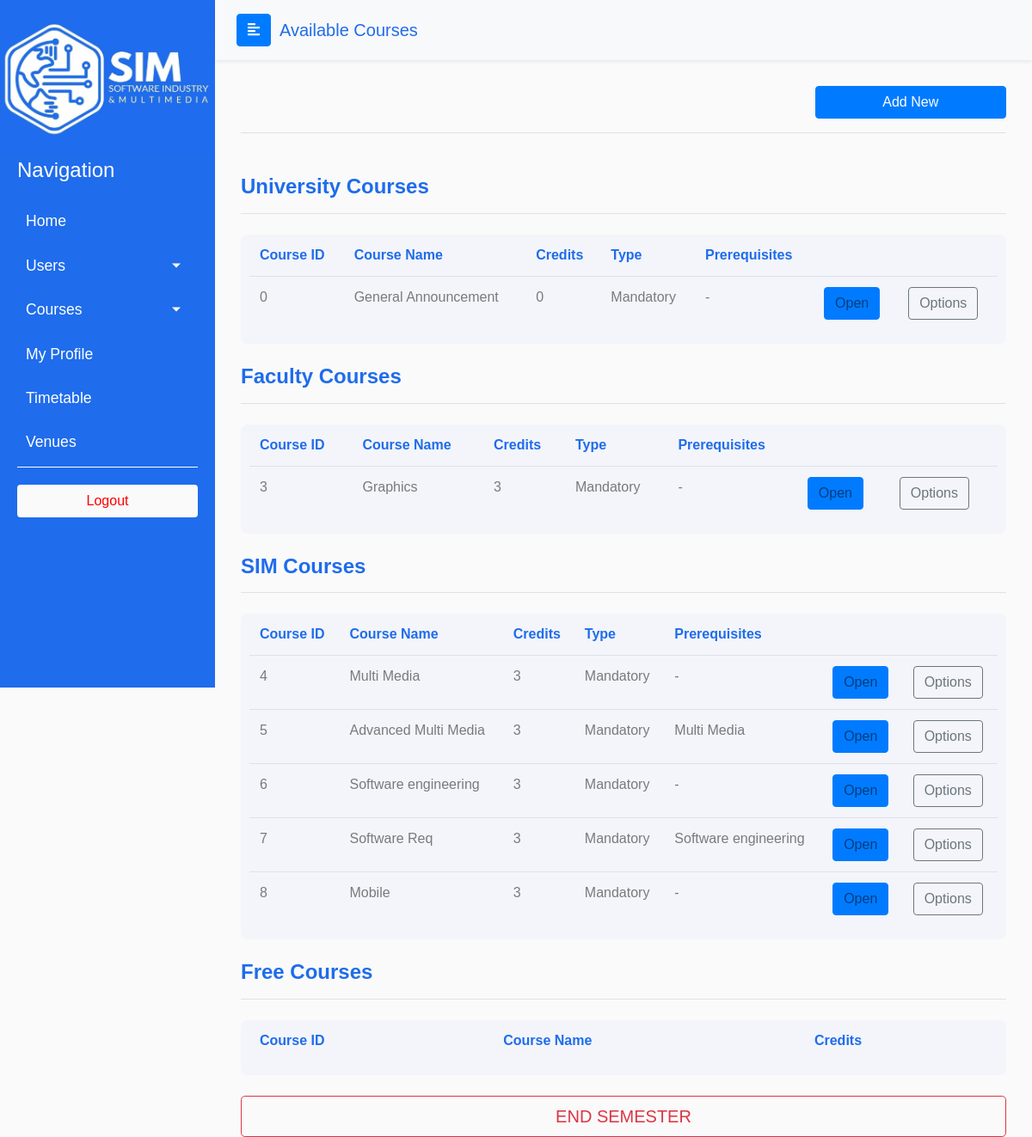
Page /admin/available_courses_t.php on the committed database.
### tables this page shows
CREATE TABLE `courses` (
  `course_id` int(12) NOT NULL,
  `name` varchar(255) NOT NULL,
  `credits` int(11) NOT NULL,
  `has_preq` tinyint(1) DEFAULT NULL,
  `has_labs` tinyint(1) DEFAULT NULL,
  `has_practical` tinyint(1) DEFAULT NULL,
  `category` varchar(20) NOT NULL DEFAULT 'university',
  `elective` varchar(5) NOT NULL DEFAULT 'no'
);

### includes/Admin/sas/functions.php (called while the page is built, shortened)
<?php
include_once dirname(__FILE__, 2) . "\\utils\\iniclude_utils_files.php";
function getAvailableCourses($category)
{
    global $conn;
    $query = "SELECT c.* FROM courses c
    LEFT JOIN open_courses oc ON oc.course_id = c.course_id
     WHERE c.category='{$category}' AND oc.course_id IS NULL";
    $query_result = mysqli_query($conn, $query);
    return $query_result;
}
function getCoursePrerequisite($courseId)
{
    global $conn;
    $prerequisite = "-";
    $preq_query = "SELECT name from prerequisites p
    INNER JOIN courses c on p.prerequisite_id = c.course_id
    WHERE p.id_course = $courseId";
    $preq_query_result = mysqli_query($conn, $preq_query);
    $data = mysqli_fetch_assoc($preq_query_result);
    if (mysqli_num_rows($preq_query_result)) {
        $prerequisite = $data['name'];
    }
    return $prerequisite;
}

### admin/available_courses_t.php (the view, shortened to what this page needs)
<?php
include "../includes/functions.php";
include dirname(__FILE__, 2) . "\\includes\\Admin\\sas\\functions.php";
?>
<!DOCTYPE html>
<html>
<head>
  <?php include "../includes/bootstrap_styles_start.php"; ?>
  <link rel="stylesheet" href="css/available_courses.css">
  <link rel="stylesheet" href="css/table.css">
</head>
<body>
  <div class="wrapper">
    <?php include "../includes/admin_sidebar.php"; ?>
    <div id="content">
      <nav class="navbar navbar-expand-lg sticky-top navbar-light bg-light shadow-sm">
        <div class="container-fluid">
        <button type="button" id="sidebarCollapse" class="btn btn-primary">
          <i class="fas fa-align-left"></i>
        </button>
        <a class="navbar-brand" id="page-title" href="#">Available Courses</a>
      </nav>
      <div class="page-body">
        <div class="container-fluid">
          <div class="row justify-content-end">
              <a href="add_new_course.php" class=" btn btn-primary btn-block w-25 ml-auto">Add New</a>
          </div>
        </div>
        <hr class="mb-4">
        <br>
        <h4 class="font-weight-bold" style=" color:rgb(31,108,236);">University Courses</h4>
        <hr class="mb-4">
        <div class="table-container table-responsive">
          <table class="table">
            <thead>
              <tr>
                <th scope="col">Course ID</th>
                <th scope="col">Course Name</th>
                <th scope="col">Credits</th>
                <th scope="col">Type</th>
                <th scope="col">Prerequisites</th>
              </tr>
            </thead>
            <tbody>
              <?php
                $university_courses = getAvailableCourses('university');
                while ($row = mysqli_fetch_assoc($university_courses)) {
                  $cname = $row['name'];
                  $id = $row['course_id'];
                  $credits = $row['credits'];
                  $type = $row['elective'] == "yes" ? "Elective" : "Mandatory";
                  $prerequisite = getCoursePrerequisite($id);
              ?>
                <tr>
                  <td><?php echo $id ?></td>
                  <td><?php echo $cname ?></td>
                  <td><?php echo $credits ?></td>
                  <td><?php echo $type ?></td>
                  <td><?php echo $prerequisite ?></td>
                  <td><a data-id='<?php echo $id ?>' class='btn btn-primary launch-modal' data-toggle='modal' data-target='#modalContactForm'>Open</a></td>
                  <td><a href='edit_course.php?course_id=<?php echo $id ?>' class='btn btn-outline-secondary'>Options</a></td>
                </tr>
              <?php } ?>
            </tbody>
          </table>
        </div>
        <br>
        <h4 class="font-weight-bold" style=" color:rgb(31,108,236);">Faculty Courses</h4>
        <hr class="mb-4">
        <div class="table-container table-responsive">
          <table class="table">
            <thead>
              <tr>
                <th scope="col">Course ID</th>
                <th scope="col">Course Name</th>
                <th scope="col">Credits</th>
                <th scope="col">Type</th>
                <th scope="col">Prerequisites</th>
              </tr>
            </thead>
            <tbody>
              <?php
                $faculty_courses = getAvailableCourses('faculty');
                while ($row = mysqli_fetch_assoc($faculty_courses)) {
                  $cname = $row['name'];
                  $id = $row['course_id'];
                  $credits = $row['credits'];
                  $type = $row['elective'] == "yes" ? "Elective" : "Mandatory";
                  $prerequisite = getCoursePrerequisite($id);
              ?>
                <tr>
                  <td><?php echo $id ?></td>
                  <td><?php echo $cname ?></td>
                  <td><?php echo $credits ?></td>
                  <td><?php echo $type ?></td>
                  <td><?php echo $prerequisite ?></td>
                  <td><a data-id='<?php echo $id ?>' class='btn btn-primary launch-modal' data-toggle='modal' data-target='#modalContactForm'>Open</a></td>
                  <td><a href='edit_course.php?course_id=<?php echo $id ?>' class='btn btn-outline-secondary'>Options</a></td>
                </tr>
              <?php } ?>
            </tbody>
          </table>
        </div>
        <br>
        <h4 class="font-weight-bold" style=" color:rgb(31,108,236);">SIM Courses</h4>
        <hr class="mb-4">
        <div class="table-container table-responsive">
          <table class="table">
            <thead>
              <tr>
                <th scope="col">Course ID</th>
                <th scope="col">Course Name</th>
                <th scope="col">Credits</th>
                <th scope="col">Type</th>
                <th scope="col">Prerequisites</th>
              </tr>
            </thead>
            <tbody>
              <?php
                $sim_courses = getAvailableCourses('sim');
                while ($row = mysqli_fetch_assoc($sim_courses)) {
                  $cname = $row['name'];
                  $id = $row['course_id'];
                  $credits = $row['credits'];
                  $type = $row['elective'] == "yes" ? "Elective" : "Mandatory";
                  $prerequisite = getCoursePrerequisite($id);
              ?>
                <tr>
                  <td><?php echo $id ?></td>
                  <td><?php echo $cname ?></td>
                  <td><?php echo $credits ?></td>
                  <td><?php echo $type ?></td>
                  <td><?php echo $prerequisite ?></td>
                  <td><a data-id='<?php echo $id ?>' class='btn btn-primary launch-modal' data-toggle='modal' data-target='#modalContactForm'>Open</a></td>
                  <td><a href='edit_course.php?course_id=<?php echo $id ?>' class='btn btn-outline-secondary'>Options</a></td>
                </tr>
              <?php } ?>
            </tbody>
          </table>
        </div>
        <br>
        <h4 class="font-weight-bold" style=" color:rgb(31,108,236);">Free Courses</h4>
        <hr class="mb-4">
        <div class="table-container table-responsive">
          <table class="table">
            <thead>
              <tr>
                <th scope="col">Course ID</th>
                <th scope="col">Course Name</th>
                <th scope="col">Credits</th>
              </tr>
            </thead>
          </table>
        </div>
        <br>
        <a href="end_semester.php" class="btn btn-outline-danger btn-lg btn-block">END SEMESTER</a>
      </div>
    </div>
  </div>
</body>
</html>

### css/rootStyles.css (style rules this page uses)
:root { --primary: rgb(31,108,236); --danger: red; }
body { font-family: 'Poppins', sans-serif; background: #fafafa; }
a, a:hover, a:focus { color: inherit; text-decoration: none; transition: all 0.3s; }
.navbar { padding: 15px 10px; background: #fff; border: none; border-radius: 0; margin-bottom: 30px; box-shadow: 1px 1px 3px rgba(0, 0, 0, 0.1); }
.navbar-brand#page-title { margin-left: 10px; color: var(--primary) !important; }
.page-body { padding: 0 30px; }
.wrapper { display: flex; width: 100%; }
#content { width: calc(100% - 250px); min-height: 100vh; transition: all 0.3s; position: absolute; top: 0; right: 0; }

### admin/css/available_courses.css (style rules this page uses)
tr td { color: rgb(0,0,0,0.5); }

### admin/css/table.css (style rules this page uses)
.table-container { background-color: rgba(31, 108, 236, 0.03); border-radius: 8px; padding: 0 10px; }
.table thead tr th { border: none !important; }
tbody { color: rgba(0,0,0,0.5); }
th { color: rgb(31, 108, 236) !important; }

### rows in the picture
courses: course_id "0", name "General Announcement", credits "0", elective "Mandatory", prerequisite "-"
courses: course_id "3", name "Graphics", credits "3", elective "Mandatory", prerequisite "-"
courses: course_id "4", name "Multi Media", credits "3", elective "Mandatory", prerequisite "-"
courses: course_id "5", name "Advanced Multi Media", credits "3", elective "Mandatory", prerequisite "Multi Media"
courses: course_id "6", name "Software engineering", credits "3", elective "Mandatory", prerequisite "-"
courses: course_id "7", name "Software Req", credits "3", elective "Mandatory", prerequisite "Software engineering"
courses: course_id "8", name "Mobile", credits "3", elective "Mandatory", prerequisite "-"
